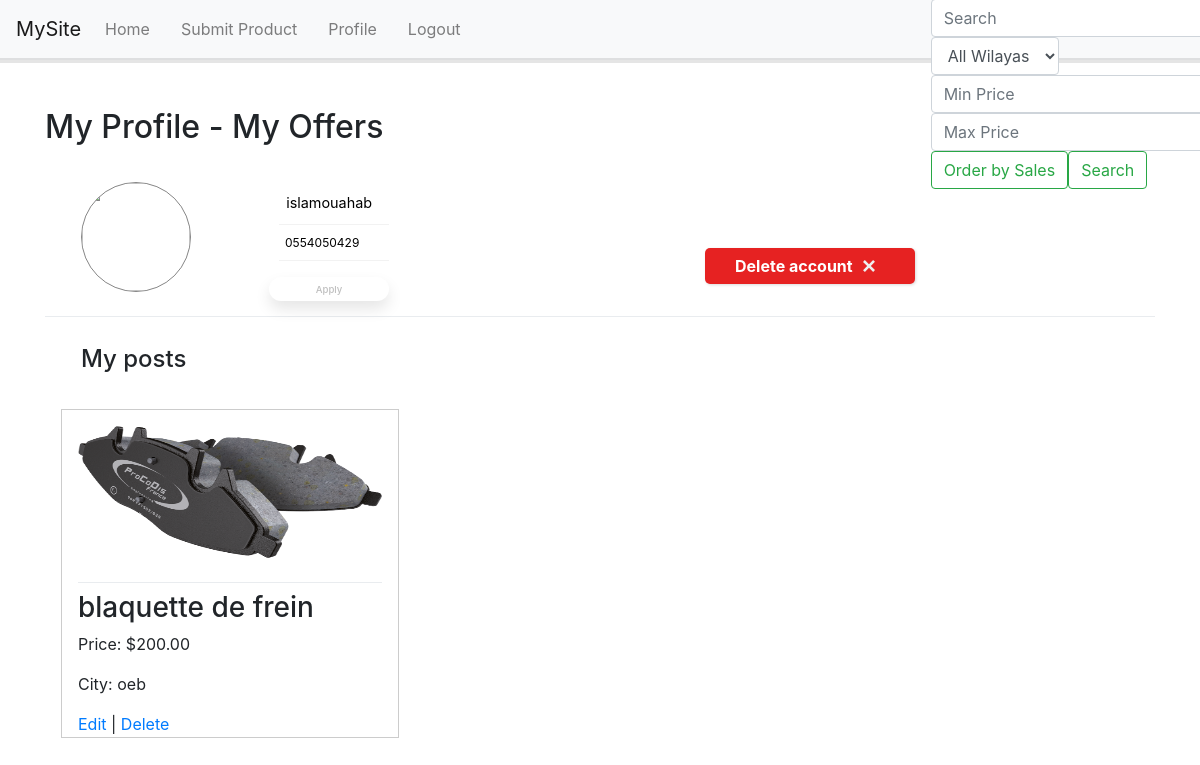
The app's page /users/profile/ (signed in) with its own data.
### users/models.py (models this page shows, shortened)
class custom_user(AbstractUser):
    phone_num = models.CharField(max_length=15)
    profile_pic = models.ImageField(upload_to='user_pic/')

class Product(models.Model):
    user = models.ForeignKey("custom_user", on_delete=models.CASCADE)
    name = models.CharField(max_length=255)
    car_model = models.CharField(max_length=255)
    car_serie = models.CharField(max_length=255)
    piece = models.CharField(max_length=255)
    price = models.DecimalField(max_digits=10, decimal_places=2)
    phone_number = models.CharField(max_length=15)
    STATE_CHOICES = [
        ('new', 'New'),
        ('used', 'Used'),
    ]
    state = models.CharField(max_length=4, choices=STATE_CHOICES)
    city = models.ForeignKey(Wilaya, on_delete=models.CASCADE)
    description = models.TextField(blank=True, null=True)
    created_at = models.DateTimeField(auto_now_add=True)
    quantity = models.PositiveIntegerField(default=0)
    sales = models.PositiveIntegerField(default=0)
    total_rating = models.PositiveIntegerField(default=0)
    rating_count = models.PositiveIntegerField(default=0)

class media_files(models.Model):
    product_id = models.ForeignKey("Product",on_delete=models.CASCADE)
    path = models.ImageField(upload_to='post_pic/')

class Wilaya(models.Model):
    name = models.CharField(max_length=100)
    def __str__(self):
        return self.name

### users/views.py (the view)
# urls.py: path('profile/', views.profile_view, name='profile'),
def profile_view(request):
    if not request.user.is_authenticated:
        return HttpResponseRedirect(reverse("login"))
    user_products = Product.objects.filter(user=request.user).order_by('-created_at')
    return render(request, "users/profile.html", {'products': user_products})

### users/templates/users/profile.html (shortened to what this page needs)
{% extends "users/layout.html" %}
{% load static %}
{% block content %}
<link rel="stylesheet" href="{% static 'css/profile.css' %}">
<h2>My Profile - My Offers</h2>
<div class="info-container">
    <form action="{% url 'update' %}" method="post" enctype="multipart/form-data">
    <div class="profile-pic">
       <button class="account"  type ="button" id="profile-pic"> <img src= alt=""></button>
    </div>
    <div class="user-des">
        <ul>
            <input type="text" name="username" value="{{user.username}}" class="username" >
            <input type="text" name="phone_num" value="{{user.phone_num}}" class="phone_num">
        </ul>
        <button type="submit" class="apply">Apply</button>
    </div>
      </form>
      <div class="delete-div">
        <a href="{% url 'delete'%}"><button class="delete"><span class="text">Delete account</span><span class="icon"><svg xmlns="http://www.w3.org/2000/svg" width="24" height="24" viewBox="0 0 24 24"><path d="M24 20.188l-8.315-8.209 8.2-8.282-3.697-3.697-8.212 8.318-8.31-8.203-3.666 3.666 8.321 8.24-8.206 8.313 3.666 3.666 8.237-8.318 8.285 8.203z"></path></svg></span></button></a>
      </div>
    </div>
    <br>
<hr class="dropdown-divider">
<p style="font-weight:500;font-size:2vw;margin-left:3vw;margin-top:2vw">My posts</p>
<div class="products">
    {% if products %}
        {% for product in products %}
        <div class="product">
             <div class="card-img"><img src="{{product.media_files_set.first.path.url}}" alt=""></div>
             <hr class="dropdown-divider">
            <h3>{{ product.name }}</h3>
            <p>Price: ${{ product.price }}</p>
            <p>City: {{ product.city }}</p>
            <a href="{% url 'edit_product' product.id %}">Edit</a> |
            <a href="{% url 'delete_product' product.id %}">Delete</a>
        </div>
        {% endfor %}
    {% else %}
        <p>No products found. <a href="{% url 'submit_product' %}">Submit a product</a></p>
    {% endif %}
</div>
{% endblock %}

### users/static/css/home.css (style rules this page uses)
.apply { padding: .5vw .5vw; font-size: 1.2vw; height: 3vw; width: 7vw; margin-top: 0vw; margin-left: 50vw; font-weight: 500; color: #00000041; background-color: #fff; border: none; border-radius: 45px; box-shadow: 0px 8px 15px rgba(0, 0, 0, 0.1); transition: all 0.3s ease 0s; outline: none; }
.account { border-radius: 50%; border: 0.5px solid rgba(0, 0, 0, 0.479); margin-right: 4vw; padding: 0; background: none; }
.account img { display: block; border-radius: 50%; }
.card-img { height: 50%; width: 100%; transition: .3s ease; }
.card-img img { width: 100%; margin-right: .5vw; max-height: 11vw; }

### users/static/css/filter.css (style rules this page uses)
.apply { padding: .5vw .5vw; font-size: 1.2vw; height: 3vw; width: 7vw; margin-top: 0vw; margin-left: 50vw; font-weight: 500; color: #00000041; background-color: #fff; border: none; border-radius: 45px; box-shadow: 0px 8px 15px rgba(0, 0, 0, 0.1); transition: all 0.3s ease 0s; outline: none; }

### users/static/css/profile.css (style rules this page uses)
form { display: flex; width: 20%; height: 5vw; margin: 3vw; }
.profile-pic { height: 10vw; width: 15vw; }
.profile-pic button img { height: 9vw; width: 9vw; }
.account { border-radius: 50%; border: 0.5px solid rgba(0, 0, 0, 0.479); margin-right: 4vw; padding: 0; background: none; }
.account img { display: block; border-radius: 50%; }
.user-des { --width-of-input: 25vw; --border-height: 1px; --border-before-color: rgba(221, 221, 221, 0.39); --border-after-color: #5891ff; --input-hovered-color: #4985e01f; display: grid; grid-template-columns: 1; gap: 0vw; width: var(--width-of-input); }
.username,.phone_num { color: #000000; background-color: transparent; width: 100%; box-sizing: border-box; padding-inline: 0.5em; padding-block: 0.7em; border: none; border-bottom: var(--border-height) solid var(--border-before-color); }
.username { font-size: 1.2vw; }
.phone_num { font-size: 1vw; }
.apply { padding: .5vw .5vw; font-size: 0.8vw; height: 2vw; width: 10vw; margin-left: 2.5vw; font-weight: 500; color: #00000041; background-color: #fff; border: none; border-radius: 45px; box-shadow: 0px 8px 15px rgba(0, 0, 0, 0.1); transition: all 0.3s ease 0s; cursor: pointer; pointer-events: none; outline: none; }
.delete-div { margin-left: 55vw; margin-top: -2.5vw; }
.delete-div a { text-decoration: none; }
.delete { width: 210px; height: 3vw; cursor: pointer; display: flex; align-items: center; background: red; border: none; border-radius: 5px; box-shadow: 1px 1px 3px rgba(0,0,0,0.15); background: #e62222; }
.delete, .delete span { transition: 200ms; }
.delete .text { transform: translateX(2vw); color: white; font-weight: bold; }
.delete .icon { position: absolute; transform: translateX(110px); height: 2vw; width: 8vw; display: flex; align-items: center; justify-content: center; }
.delete svg { width: 1vw; fill: #eee; }

### users/templates/users/layout.html (style rules this page uses)
.products { display: flex; flex-wrap: wrap; }
.product { border: 1px solid #ccc; padding: 16px; margin: 16px; width: calc(33.333% - 32px); box-sizing: border-box; }

### records on screen
custom_user: username "islamouahab", phone_num "0554050429"
Product: media_files_set.first.path (picture), name "blaquette de frein", price "200.00", city "oeb"
